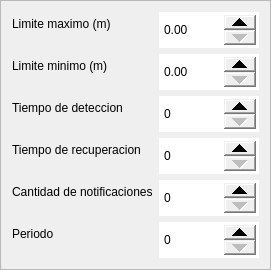
        <widget class="QFrame" name="frame_24">
         <property name="styleSheet">
          <string notr="true">QDoubleSpinBox { 
height: 30;
}

QDoubleSpinBox::up-button { 
width: 32px; 
height: 15;
}
QDoubleSpinBox::down-button { 
width: 32px; 
height: 15;

}</string>
         </property>
         <property name="frameShape">
          <enum>QFrame::StyledPanel</enum>
         </property>
         <property name="frameShadow">
          <enum>QFrame::Raised</enum>
         </property>
         <layout class="QFormLayout" name="formLayout_30">
          <item row="0" column="0">
           <widget class="QLabel" name="label_193">
            <property name="text">
             <string>Limite maximo (m)</string>
            </property>
           </widget>
          </item>
          <item row="0" column="1">
           <widget class="QDoubleSpinBox" name="control_10FC">
            <property name="accelerated">
             <bool>true</bool>
            </property>
            <property name="prefix">
             <string/>
            </property>
            <property name="suffix">
             <string/>
            </property>
            <property name="minimum">
             <double>0.000000000000000</double>
            </property>
            <property name="maximum">
             <double>9999999999.000000000000000</double>
            </property>
            <property name="singleStep">
             <double>0.010000000000000</double>
            </property>
           </widget>
          </item>
          <item row="1" column="0">
           <widget class="QLabel" name="label_194">
            <property name="text">
             <string>Limite minimo (m)</string>
            </property>
           </widget>
          </item>
          <item row="1" column="1">
           <widget class="QDoubleSpinBox" name="control_10FD">
            <property name="accelerated">
             <bool>true</bool>
            </property>
            <property name="prefix">
             <string/>
            </property>
            <property name="suffix">
             <string/>
            </property>
            <property name="minimum">
             <double>0.000000000000000</double>
            </property>
            <property name="maximum">
             <double>9999999999.000000000000000</double>
            </property>
            <property name="singleStep">
             <double>0.010000000000000</double>
            </property>
           </widget>
          </item>
          <item row="3" column="0">
           <widget class="QLabel" name="label_195">
            <property name="text">
             <string>Tiempo de deteccion</string>
            </property>
           </widget>
          </item>
          <item row="3" column="1">
           <widget class="QDoubleSpinBox" name="control_10FE">
            <property name="accelerated">
             <bool>true</bool>
            </property>
            <property name="prefix">
             <string/>
            </property>
            <property name="suffix">
             <string/>
            </property>
            <property name="decimals">
             <number>0</number>
            </property>
            <property name="minimum">
             <double>0.000000000000000</double>
            </property>
            <property name="maximum">
             <double>9999999999.000000000000000</double>
            </property>
            <property name="singleStep">
             <double>1.000000000000000</double>
            </property>
           </widget>
          </item>
          <item row="4" column="0">
           <widget class="QLabel" name="label_196">
            <property name="text">
             <string>Tiempo de recuperacion</string>
            </property>
           </widget>
          </item>
          <item row="4" column="1">
           <widget class="QDoubleSpinBox" name="control_10FF">
            <property name="accelerated">
             <bool>true</bool>
            </property>
            <property name="prefix">
             <string/>
            </property>
            <property name="suffix">
             <string/>
            </property>
            <property name="decimals">
             <number>0</number>
            </property>
            <property name="minimum">
             <double>0.000000000000000</double>
            </property>
            <property name="maximum">
             <double>9999999999.000000000000000</double>
            </property>
            <property name="singleStep">
             <double>1.000000000000000</double>
            </property>
           </widget>
          </item>
          <item row="5" column="0">
           <widget class="QLabel" name="label_197">
            <property name="text">
             <string>Cantidad de notificaciones</string>
            </property>
           </widget>
          </item>
          <item row="5" column="1">
           <widget class="QDoubleSpinBox" name="control_1100">
            <property name="accelerated">
             <bool>true</bool>
            </property>
            <property name="prefix">
             <string/>
            </property>
            <property name="suffix">
             <string/>
            </property>
            <property name="decimals">
             <number>0</number>
            </property>
            <property name="minimum">
             <double>0.000000000000000</double>
            </property>
            <property name="maximum">
             <double>9999999999.000000000000000</double>
            </property>
           </widget>
          </item>
          <item row="6" column="0">
           <widget class="QLabel" name="label_198">
            <property name="text">
             <string>Periodo</string>
            </property>
           </widget>
          </item>
          <item row="6" column="1">
           <widget class="QDoubleSpinBox" name="control_1101">
            <property name="accelerated">
             <bool>true</bool>
            </property>
            <property name="prefix">
             <string/>
            </property>
            <property name="suffix">
             <string/>
            </property>
            <property name="decimals">
             <number>0</number>
            </property>
            <property name="minimum">
             <double>0.000000000000000</double>
            </property>
            <property name="maximum">
             <double>9999999999.000000000000000</double>
            </property>
           </widget>
          </item>
         </layout>
        </widget>
